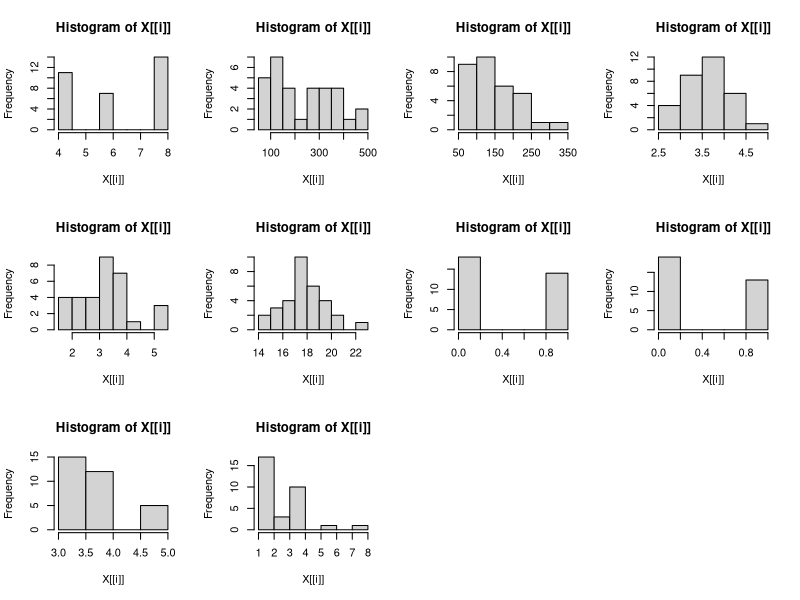
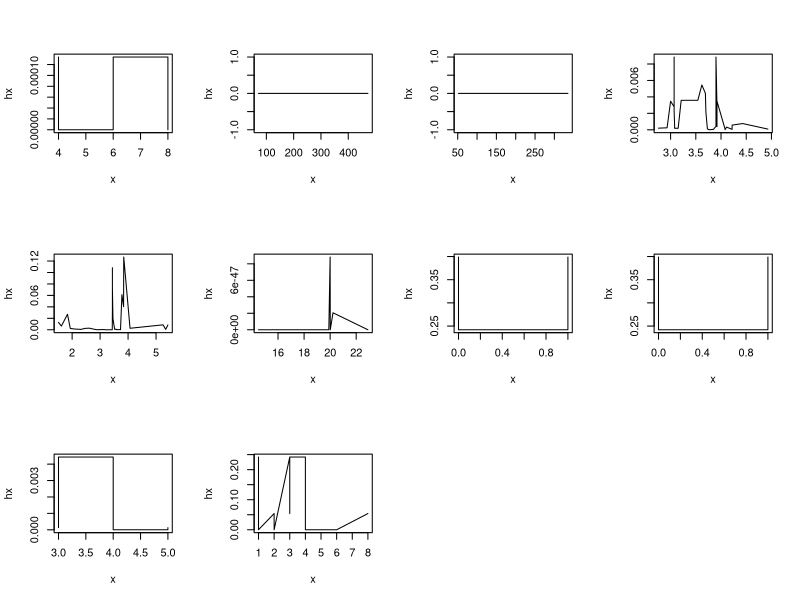
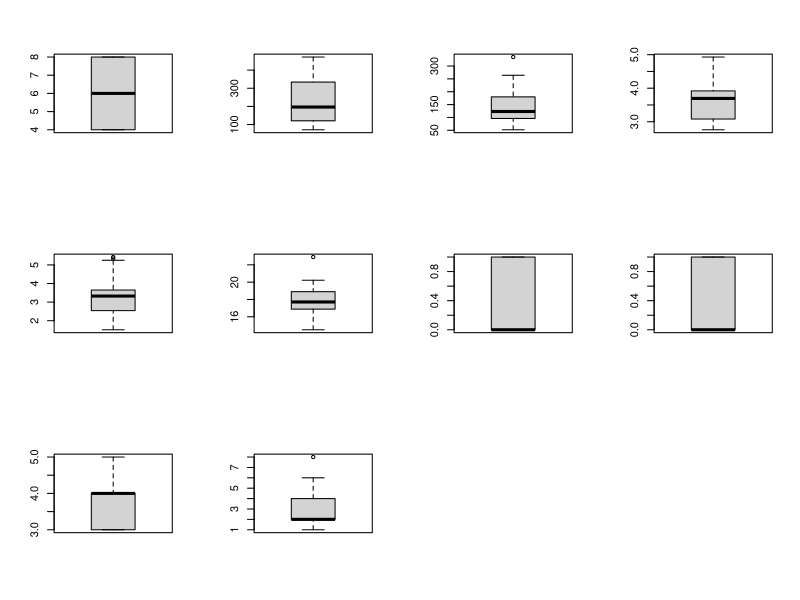

Here is the R script that generated these plots, in order:
#Assignment 7.1

# Histogram for all variables in a dataset mtcars. 
# Write a program to create histograms for all columns.

mtcars
str(mtcars)
# all variables are numeric

setwd("C:/Ayush Yuvraj/Assignment7")
par(mfrow=c(3,4))            # set the graph area
lapply(mtcars[2:11], hist)   # apply histogram plot function to all column of mtcars

# 2. Check the probability distribution of all variables in mtcars
par(mfrow=c(3,4))           # set the graph area

# writing a function to plot probability
prob <- function(prob){
  x <- sort(prob)
  hx <- dnorm(prob)
  p <- plot(x, hx, type="l")
}

lapply(mtcars[2:11], prob)   # applying the function to all the columns


# 3. Write a program to create boxplot for all variables.

par(mfrow=c(3,4)) 

lapply(mtcars[2:11], boxplot)   # applying the function to all the columns